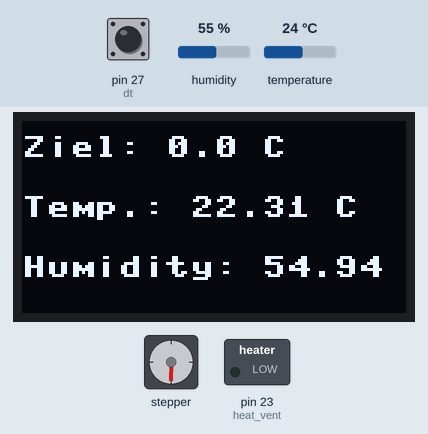
Recording of a program running on a simulated MicroPython board. Parts: 128×64 one-colour display, stepper motor, switched loads named in the program (green lamp = pin HIGH). The test bench sets the inputs (shaded band); at power-on: humidity 55 %, temperature 24 °C, pin 27 (dt) HIGH. The stepper is drawn at 2048 steps a turn; the clock reads 2024-03-15 10:24:30 at power-on unless the program sets it; library files of the repository ran but are not shown: ssd1306.py, bme280_module.py, bme280.py; pins used as bus, display or sensor lines are not drawn.

Above: at 5.4 s.
5.5 s: humidity set to 22 %
At 6.6 s:
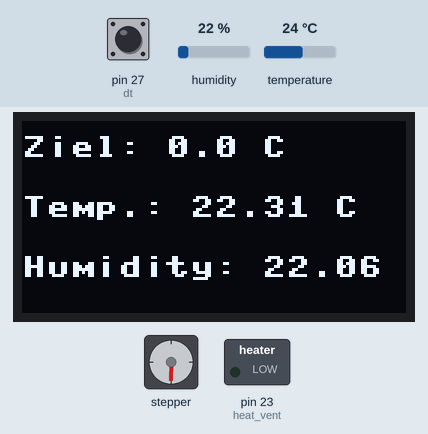
7.0 s: temperature set to 12 °C
At 8.2 s:
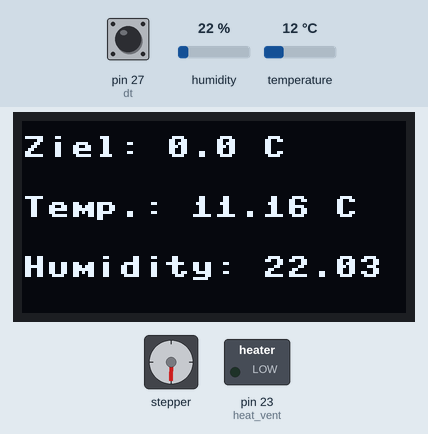
8.6 s: humidity set to 40 %
At 9.8 s:
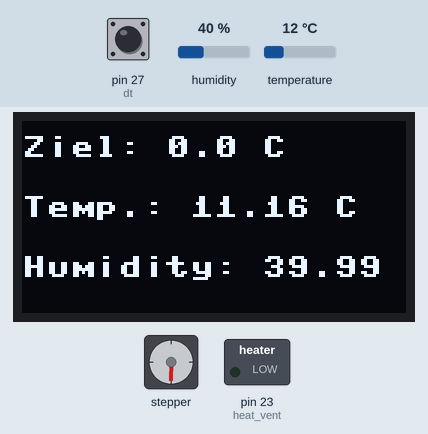
10.2 s: temperature set to 19 °C
At 11.3 s:
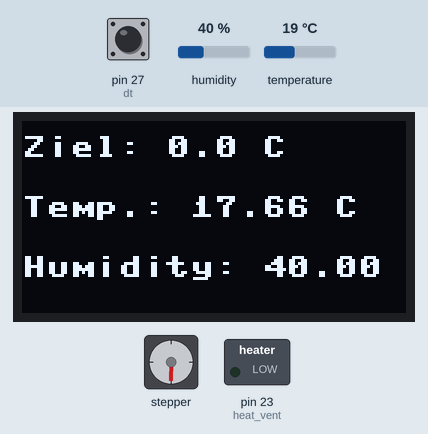
Timing chart, 0 to 12.7 s (numbered marks = the images above; inputs shaded):
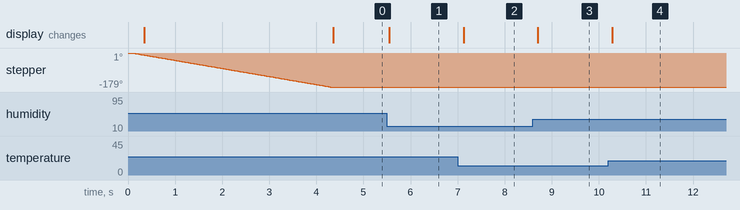

The program:

main.py
```python
from machine import Pin, I2C
from rotary import Encoder
from ssd1306 import SSD1306_I2C
import bme280_module, stepper
import time

# === Pin-Setup ===

#I2C for oled and bme280
sda = 21 #D2
scl = 22 #D1

# Stepper motor
in1 = Pin(16,Pin.OUT)
in2 = Pin(17,Pin.OUT)
in3 = Pin(18,Pin.OUT)
in4 = Pin(19,Pin.OUT)

# Drehgeber
clk = 26
dt = 27

# Mosfet Ventilator + Heizung = werden zusammen geschaltet
heat_vent_pin = 23

# === Initialize Modules ===

# Sensor
bme_sensor = bme280_module.BME280(sda_pin=sda, scl_pin=scl)

# Oled
oled = SSD1306_I2C(128, 64, I2C(scl=Pin(scl), sda=Pin(sda)))

# stepper
stepper = stepper.create(in1, in2, in3, in4, delay=2)

# drehgeber
enc = Encoder(pin_clk=clk, pin_dt=dt, min_val=0, max_val=450)
prev = time.time()
    # val = enc.value

# mosfet
heat_vent = Pin(heat_vent_pin,Pin.OUT)

# === Zum Beginn einmal drehen ===

stepper.angle(180)

# === Loop ===
while True:
    oled.fill(0)
    oled.text("Ziel: " + str(enc.value/10) + " C", 0, 5)
    oled.text("Temp.: " + str(bme_sensor.get_temp().strip("C")) + " C", 0, 25)
    oled.text("Humidity: " + str(bme_sensor.get_humidity().strip("%")) + " %", 0, 45)
    oled.show()
    if enc.value/10 - float(bme_sensor.get_temp().strip("C")) > 1:
        heat_vent.value(1)
    if float(bme_sensor.get_temp().strip("C")) - enc.value/10 > 0.5:
        heat_vent.value(0)
    if time.time() - prev > 21600: # 21600 Sekunden = 6 Stunden
        stepper.angle(180)
        prev = time.time()
```

rotary.py
```python
"""MicroPython rotary encoder library.

Usage:

    from time import sleep_ms
    from encoder import Encoder

    # Connect CLK to D6, DT to D5, GND to GND and + to 3V3
    enc = Encoder(pin_clk=12, pin_dt=14)

    def readloop(e):
        oldval = 0
        while True:
            val = enc.value
            if oldval != val:
                print(val)
                oldval = val
            sleep_ms(50)

    readloop(e)
"""

from machine import Pin


ENC_STATES = (
    0,   # 00 00
    -1,  # 00 01
    1,   # 00 10
    0,   # 00 11
    1,   # 01 00
    0,   # 01 01
    0,   # 01 10
    -1,  # 01 11
    -1,  # 10 00
    0,   # 10 01
    0,   # 10 10
    1,   # 10 11
    0,   # 11 00
    1,   # 11 01
    -1,  # 11 10
    0    # 11 11
)
ACCEL_THRESHOLD = const(5)


class Encoder(object):
    def __init__(self, pin_clk, pin_dt, pin_mode=None, clicks=1, init_val=0,
                 min_val=0, max_val=100, accel=0, reverse=False):
        self.pin_clk = (pin_clk if isinstance(pin_clk, Pin) else
                        Pin(pin_clk, Pin.IN, pin_mode))
        self.pin_dt = (pin_dt if isinstance(pin_dt, Pin) else
                       Pin(pin_dt, Pin.IN, pin_mode))

        self.min_val = min_val * clicks
        self.max_val = max_val * clicks
        self.accel = int((max_val - min_val) / 100 * accel)
        self.max_accel = int((max_val - min_val) / 2)
        self.clicks = clicks
        self.reverse = 1 if reverse else -1

        # The following variables are assigned to in the interrupt callback,
        # so we have to allocate them here.
        self._value = init_val
        self._readings = 0
        self._state = 0
        self.cur_accel = 0

        self.set_callbacks(self._callback)

    def _callback(self, line):
        self._readings = (self._readings << 2 | self.pin_clk.value() << 1 |
                          self.pin_dt.value()) & 0x0f

        self._state = ENC_STATES[self._readings] * self.reverse

        if self._state:
            self.cur_accel = min(self.max_accel, self.cur_accel + self.accel)

            self._value = min(self.max_val, max(self.min_val, self._value +
                              (1 + (self.cur_accel >> ACCEL_THRESHOLD)) *
                              self._state))

    def set_callbacks(self, callback=None):
        mode = Pin.IRQ_RISING | Pin.IRQ_FALLING
        self.irq_clk = self.pin_clk.irq(trigger=mode, handler=callback)
        self.irq_dt = self.pin_dt.irq(trigger=mode, handler=callback)

    def close(self):
        self.set_callbacks(None)
        self.irq_clk = self.irq_dt = None

    @property
    def value(self):
        return self._value // self.clicks

    def reset(self, value=0):
        self._value = value


def test(enc=None, **kwargs):
    from time import sleep_ms
    rate = kwargs.pop('rate', 20)

    if not isinstance(enc, Encoder):
        cls = kwargs.pop('encoder_cls', Encoder)
        kwargs.setdefault('pin_clk', 12)
        kwargs.setdefault('pin_dt', 14)
        kwargs.setdefault('clicks', 4)
        enc = cls(**kwargs)

    oldval = 0
    try:
        while True:
            val = enc.value
            if oldval != val:
                print(val)
                oldval = val

            enc.cur_accel = max(0, enc.cur_accel - enc.accel)
            sleep_ms(1000 // rate)
    except:
        enc.close()
```

stepper.py
```python
#library für Stepper-Motoren

import time

# only test for uln2003
class Stepper:
    FULL_ROTATION = int(4075.7728395061727 / 8) # http://www.jangeox.be/2013/10/stepper-motor-28byj-48_25.html

    HALF_STEP = [
        [0, 0, 0, 1],
        [0, 0, 1, 1],
        [0, 0, 1, 0],
        [0, 1, 1, 0],
        [0, 1, 0, 0],
        [1, 1, 0, 0],
        [1, 0, 0, 0],
        [1, 0, 0, 1],
    ]

    FULL_STEP = [
        [1, 0, 1, 0],
        [0, 1, 1, 0],
        [0, 1, 0, 1],
        [1, 0, 0, 1]
    ]
    def __init__(self, mode, pin1, pin2, pin3, pin4, delay):
    	if mode=='FULL_STEP':
        	self.mode = self.FULL_STEP
        else:
        	self.mode = self.HALF_STEP
        self.pin1 = pin1
        self.pin2 = pin2
        self.pin3 = pin3
        self.pin4 = pin4
        self.delay = delay  # Recommend 10+ for FULL_STEP, 1 is OK for HALF_STEP

        # Initialize all to 0
        self.reset()

    def step(self, count, direction=1):
        """Rotate count steps. direction = -1 means backwards"""
        for x in range(count):
            for bit in self.mode[::direction]:
                self.pin1(bit[0])
                self.pin2(bit[1])
                self.pin3(bit[2])
                self.pin4(bit[3])
                time.sleep_ms(self.delay)
        self.reset()
    def angle(self, r, direction=1):
    	self.step(int(self.FULL_ROTATION * r / 360), direction)
    def reset(self):
        # Reset to 0, no holding, these are geared, you can't move them
        self.pin1(0)
        self.pin2(0)
        self.pin3(0)
        self.pin4(0)

def create(pin1, pin2, pin3, pin4, delay=2, mode='HALF_STEP'):
	return Stepper(mode, pin1, pin2, pin3, pin4, delay)
```

Measured:
- after the input at 5.5 s, the display: changes after 0.05 s (image 1)
- after the input at 7.0 s, the display: changes after 0.13 s (image 2)
- after the input at 8.6 s, the display: changes after 0.10 s (image 3)
- after the input at 10.2 s, the display: changes after 0.08 s (image 4)
